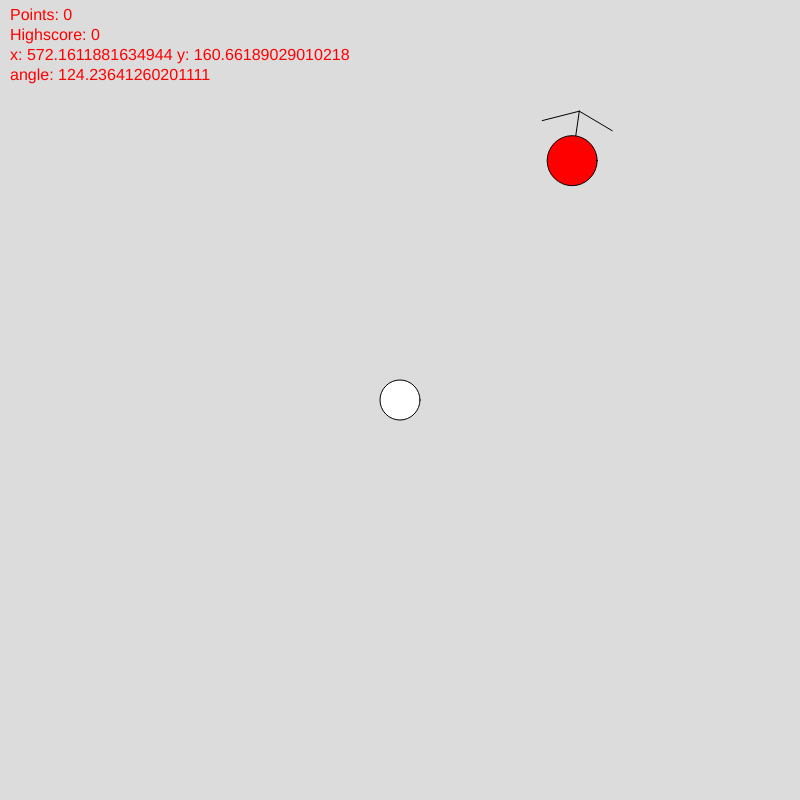
Frame 1 (no input)
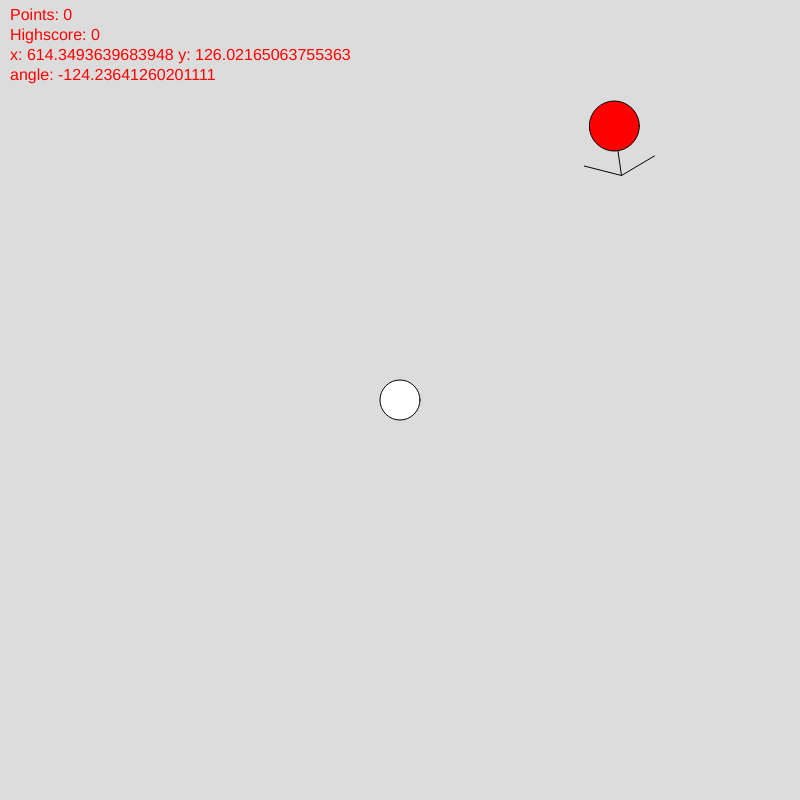
Frame 60 (no input)
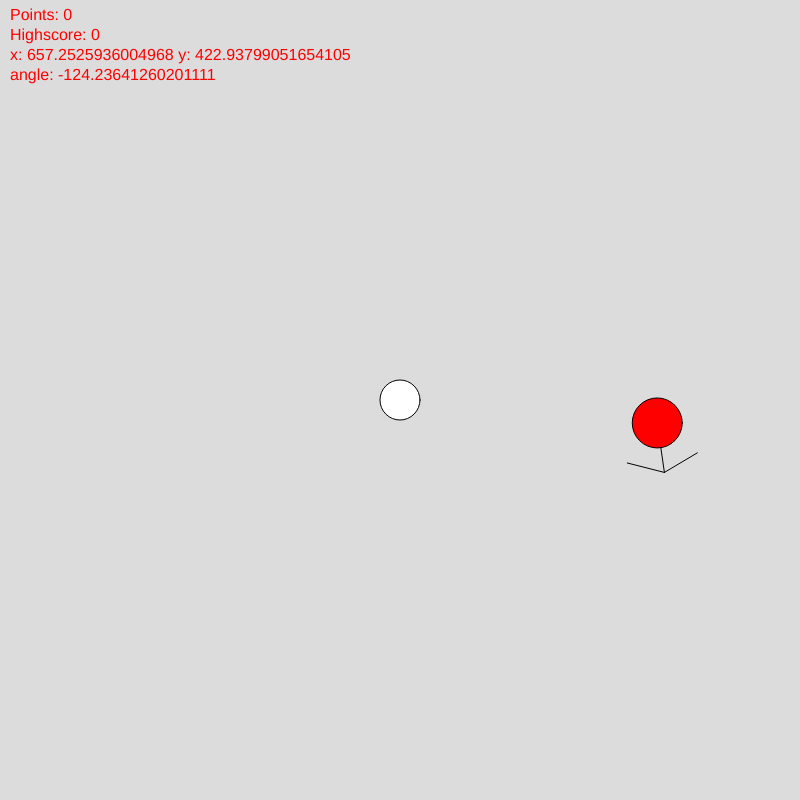
Frame 120 (the mouse pressed at the canvas centre since frame 60)

The p5.js sketch that drew these frames (run headless with seeded random() and noise() and a simulated clock; from frame 60 on, the mouse is pressed at the canvas centre):

// p5.js sketch
// ── sketch.js
var enemy_size = 50;
var mx;
var my;
var screen_x = 800;
var screen_y = 800;

var player;
var bullets = [];

var enemies = [];


class Player
{
  constructor(x, y, speed, size, alive, points, highscore)
  {
    this.x = x;
    this.y = y;
    this.speed = speed;
    this.size = size;
    this.alive = alive;
    this.points = points;
    this.highscore = highscore;
  }
}

class Enemy
{
  constructor(x, y, speed, angle)
  {
    this.x = x;
    this.y = y;
    this.speed = speed;
    this.angle = angle;
  }
}

function setup()
{
  player = new Player(screen_x / 2, screen_y / 2, 5, 20, true, 0, 0);
  createCanvas(screen_x, screen_y);
}

function UpdatePlayerPos()
{
  if (!player.alive)
    return;
  
  // ugly movement code (tried using switch statements, but broken)
  if (keyIsDown(0x57)) { // W
    if (player.size - player.speed > 0)
      player.y -= player.speed;
  }

  if (keyIsDown(0x41)) { // A
    if (player.x - player.speed > 0)
      player.x -= player.speed;
  }

  if (keyIsDown(0x53)) { // S
    if (player.y + player.speed < screen_y)
      player.y += player.speed;
  }

  if (keyIsDown(0x44)) { // D
    if (player.x + player.speed < screen_x)
      player.x += player.speed;
  }
}

function DrawPlayer()
{
  // draw player
  fill(255, 255, 255);
  circle(player.x, player.y, player.size * 2);
}

function DrawEnemies()
{
  if (enemies.length < (player.points + 1)) // enemy count
  {
    // spawn enemy at random position
    var enemy = new Enemy(random(0, screen_x), random(0, screen_y), random(5, 5), random(0, 359));
    enemies.push(enemy);
  }

  // draw enemies
  for (var i = 0; i < enemies.length; i++)
  {
    var enemy = enemies[i];

    // move enemy and bounce if it hits the walls
    enemy.x += enemy.speed * cos(enemy.angle);
    enemy.y += enemy.speed * sin(enemy.angle);
   
    if (enemy.y < 0 || enemy.y > screen_y)
    {
      enemy.angle = -enemy.angle;
    }
    // THIS IS BUGGY - DOESN'T WORK
    if (enemy.x < 0 ||enemy.x > screen_x)
    {
      enemy.angle = -enemy.angle;
    }

    // draw angle arrow line
    line(enemy.x, enemy.y, enemy.x + enemy_size * cos(enemy.angle), enemy.y + enemy_size * sin(enemy.angle));
    // draw 2 lines from the tip of the arrow in the angle of 45 degrees
    line(enemy.x + enemy_size * cos(enemy.angle), enemy.y + enemy_size * sin(enemy.angle), enemy.x + enemy_size * cos(enemy.angle + PI / 4), enemy.y + enemy_size * sin(enemy.angle + PI / 4));
    line(enemy.x + enemy_size * cos(enemy.angle), enemy.y + enemy_size * sin(enemy.angle), enemy.x + enemy_size * cos(enemy.angle - PI / 4), enemy.y + enemy_size * sin(enemy.angle - PI / 4));

    // draw enemy postion text
    textSize(16);
    fill(255, 0, 0);
    text("x: " + enemy.x + " y: " + enemy.y, 10, 60);
    text("angle: " + enemy.angle, 10, 80);

    // if enemy touches player, kill player
    if (enemy.x > player.x - player.size && enemy.x < player.x + player.size && enemy.y > player.y - player.size && enemy.y < player.y + player.size)
    {
      player.alive = false;
      // remove all enemies and bullets
      enemies = [];
      bullets = [];
    }

    fill(255, 0, 0);
    circle(enemy.x, enemy.y, enemy_size);
  }
}

function DrawPoints()
{
  textSize(16);
  text("Points: " + player.points, 10, 20);
  text("Highscore: " + player.highscore, 10, 40);
}

function draw()
{
  background(220);
  
  if (!player.alive)
  {
    // show game over text
    textSize(32);
    text("Game Over", width / 2 - 100, height / 2);
    // press spacebar to restart
    textSize(16);
    text("Press spacebar to restart", width / 2 - 100, height / 2 + 30);

    // show highscore text in the middle of the screen
    textSize(48);
    text("Highscore: " + player.highscore, width / 2 - 100, height / 2 - 50);

    // show points text in the middle of the screen
    textSize(48);
    text("Points: " + player.points, width / 2 - 100, height / 2 - 100);
    
    // show red screen
    if (keyIsDown(0x20)){
      player.points = 0;
      player.alive = true;
    }
  }
  else
  {
    UpdatePlayerPos();

    DrawPlayer();

    DrawEnemies();

    DrawPoints();
  }
}
